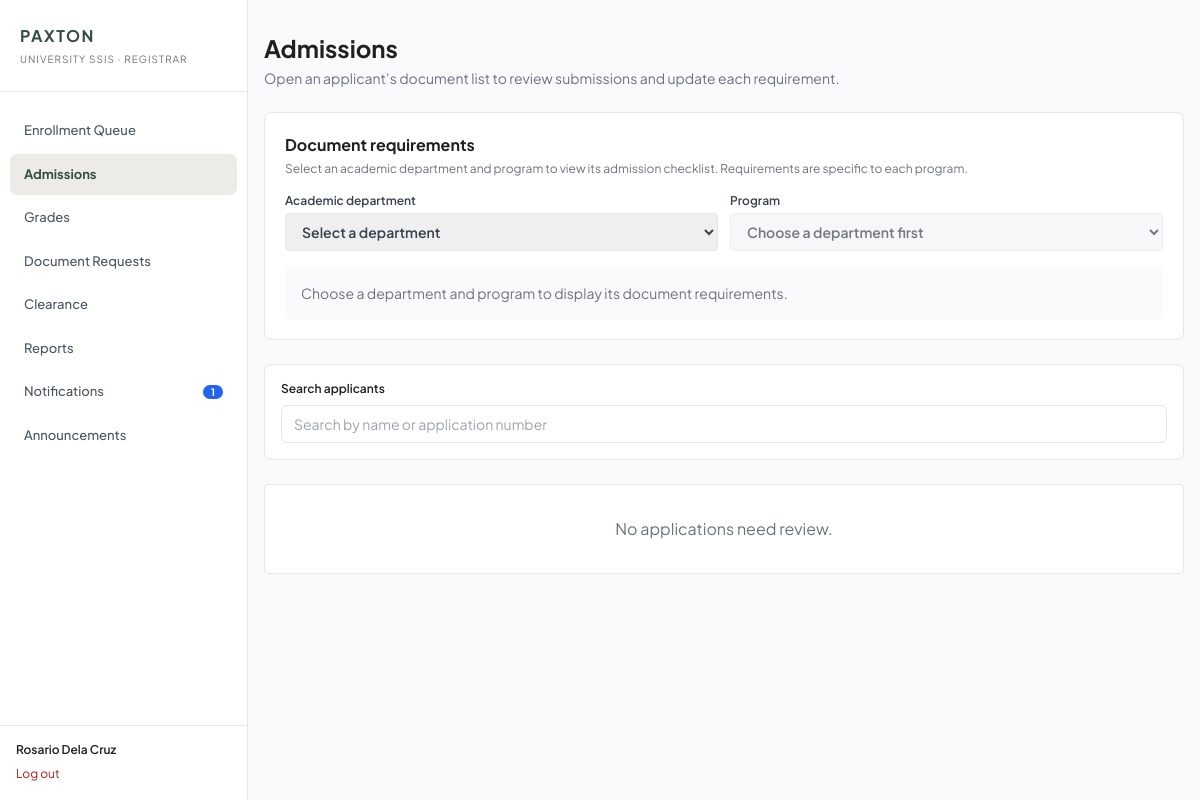
Screenshot of /php/registrar/admissions.php (signed in) with the database file from the repository.
### tables this page shows
CREATE TABLE admission_document_requirements (
  id INT UNSIGNED NOT NULL AUTO_INCREMENT,
  program_id INT UNSIGNED NOT NULL,
  document_name VARCHAR(120) NOT NULL,
  is_active TINYINT(1) NOT NULL DEFAULT 1,
  created_by INT UNSIGNED NOT NULL,
  created_at TIMESTAMP NOT NULL DEFAULT CURRENT_TIMESTAMP,
  PRIMARY KEY (id), UNIQUE KEY uq_admission_requirement (program_id, document_name),
  CONSTRAINT fk_admission_requirement_program FOREIGN KEY (program_id) REFERENCES programs (id) ON DELETE RESTRICT ON UPDATE RESTRICT,
  CONSTRAINT fk_admission_requirement_creator FOREIGN KEY (created_by) REFERENCES users (id) ON DELETE RESTRICT ON UPDATE RESTRICT
);

### php/includes/auth.php (called while the page is built, shortened)
<?php
require_once __DIR__ . '/../../models/Database.php';
function ssis_app_base_path(): string
{
    $scriptName = str_replace('\\', '/', $_SERVER['SCRIPT_NAME'] ?? '/');
    foreach (['/php/', '/controller/'] as $applicationDirectory) {
        $directoryPosition = strpos($scriptName, $applicationDirectory);
        if ($directoryPosition !== false) {
            return rtrim(substr($scriptName, 0, $directoryPosition), '/');
        }
    }
    $basePath = rtrim(str_replace('\\', '/', dirname($scriptName)), '/');
    return $basePath === '' || $basePath === '.' ? '' : $basePath;
}

### models/Database.php (called while the page is built, shortened)
<?php
final class Database
{
    private static ?PDO $connection = null;
    public static function getConnection(): PDO
    {
        if (self::$connection instanceof PDO) {
            return self::$connection;
        }
        $host = self::environmentValue('SSIS_DB_HOST', '127.0.0.1');
        $port = self::environmentValue('SSIS_DB_PORT', '3306');
        $name = self::environmentValue('SSIS_DB_NAME', 'ssis_db');
        $user = self::environmentValue('SSIS_DB_USER', 'root');
        $password = self::environmentValue('SSIS_DB_PASSWORD', '');
        $dsn = sprintf(
            'mysql:host=%s;port=%s;dbname=%s;charset=utf8mb4',
            $host,
            $port,
            $name
        );
        self::$connection = new PDO($dsn, $user, $password, [
            PDO::ATTR_ERRMODE => PDO::ERRMODE_EXCEPTION,
            PDO::ATTR_DEFAULT_FETCH_MODE => PDO::FETCH_ASSOC,
            PDO::ATTR_EMULATE_PREPARES => false,
        ]);
        return self::$connection;
    }
    private static function environmentValue(string $key, string $default): string
    {
        $value = getenv($key);
        return $value === false ? $default : $value;
    }
}

### models/Admission.php (called while the page is built, shortened)
<?php
final class Admission
{
    public function academicDepartmentsWithPrograms(): array
    {
        return $this->db->query(
            "SELECT DISTINCT department.id, department.code, department.name
             FROM departments department
             INNER JOIN programs program ON program.department_id = department.id
             WHERE department.is_active = 1 AND department.dept_type = 'Academic' AND program.is_active = 1
             ORDER BY department.name"
        )->fetchAll();
    }
    public function queue(): array
    {
        return $this->db->query(
            "SELECT a.*, p.name AS program_name
             FROM admission_applications a
             JOIN programs p ON p.id = a.program_id
             WHERE a.status NOT IN ('Enrolled', 'Completed', 'Approved')
             ORDER BY a.submitted_at ASC, a.id ASC"
        )->fetchAll();
    }
    public function newApplicantCount(): int
    {
        return (int) $this->db->query(
            "SELECT COUNT(*)
             FROM admission_applications a
             WHERE a.status IN ('Pending', 'Under Review', 'Documents Required')
               AND a.reviewed_at IS NULL
               AND NOT EXISTS (SELECT 1 FROM admission_documents d WHERE d.application_id = a.id AND d.reviewed_at IS NOT NULL)"
        )->fetchColumn();
    }
    public function requirements(): array
    {
        return $this->db->query('SELECT r.*, p.name AS program_name FROM admission_document_requirements r JOIN programs p ON p.id = r.program_id WHERE r.is_active = 1 ORDER BY p.name, r.document_name')->fetchAll();
    }
}

### models/Notifications.php (called while the page is built, shortened)
<?php
final class Notifications
{
    public function getUnreadCount(int $userId): int
    {
        $statement = $this->db->prepare('SELECT COUNT(*) FROM notifications WHERE user_id = :user_id AND is_read = 0');
        $statement->execute(['user_id' => $userId]);
        return (int) $statement->fetchColumn();
    }
}

### php/registrar/admissions.php (the view, shortened to what this page needs)
<?php
require_once __DIR__ . '/../includes/auth.php';
require_once __DIR__ . '/../../models/Admission.php';
$model = new Admission(Database::getConnection());
$applications = $model->queue();
$requirements = $model->requirements();
$departments = $model->academicDepartmentsWithPrograms();
?>
<!DOCTYPE html>
<html lang="en">
<head>
    <script src="https://cdn.tailwindcss.com"></script>
</head>
<body class="min-h-screen bg-gray-50 font-sans text-brand-dark">
    <?php include __DIR__ . '/../component/sidebar.php'; ?>
    <main class="mx-auto max-w-6xl space-y-6 px-4 py-8">
        <section>
            <h1 class="text-2xl font-bold">Admissions</h1>
            <p class="mt-1 text-sm text-gray-500">Open an applicant’s document list to review submissions and update each requirement.</p>
        </section>
        <section class="rounded-lg border bg-white p-5">
            <div class="flex flex-wrap items-start justify-between gap-2">
                <div>
                    <h2 class="font-bold">Document requirements</h2>
                    <p class="mt-1 text-xs text-gray-500">Select an academic department and program to view its admission checklist. Requirements are specific to each program.</p>
                </div>
            </div>
            <div class="mt-4 grid gap-3 sm:grid-cols-2">
                <label class="text-xs font-semibold text-gray-700">Academic department
                    <select id="requirement_department" class="mt-1 w-full rounded border px-3 py-2 text-sm">
                        <option value="">Select a department</option>
                    </select>
                </label>
                <label class="text-xs font-semibold text-gray-700">Program
                    <select id="requirement_program" disabled class="mt-1 w-full rounded border px-3 py-2 text-sm disabled:cursor-not-allowed disabled:bg-gray-100">
                        <option value="">Choose a department first</option>
                    </select>
                </label>
            </div>
            <p id="requirement_program_prompt" class="mt-4 rounded bg-gray-50 p-4 text-sm text-gray-500"><?= $departments ? 'Choose a department and program to display its document requirements.' : 'No active academic departments with programs are configured.' ?></p>
        </section>
        <section class="rounded-lg border bg-white p-4">
            <label for="application_search" class="mb-2 block text-xs font-semibold">Search applicants</label>
            <input id="application_search" type="search" placeholder="Search by name or application number" class="w-full rounded-md border px-3 py-2 text-sm">
        </section>
        <p id="application_queue_empty" class="<?= $applications ? 'hidden ' : '' ?>rounded border bg-white p-8 text-center text-gray-500">No applications need review.</p>
    </main>
</body>
</html>

### php/component/sidebar.php (shortened to what this page needs)
<?php
require_once __DIR__ . '/../includes/auth.php';
$role = strtolower((string) ($_SESSION['user']['role'] ?? ''));
$menus = [
    'admin' => ['User Management' => 'admin/userManagement.php', 'System Settings' => 'admin/systemSettings.php', 'System Monitoring' => 'admin/monitoring.php', 'Reports' => 'admin/report.php', 'Notifications' => 'admin/notifications.php', 'Admissions' => 'registrar/admissions.php'],
    'registrar' => ['Enrollment Queue' => 'registrar/enrollment.php', 'Admissions' => 'registrar/admissions.php', 'Grades' => 'registrar/grades.php', 'Document Requests' => 'registrar/documentRequest.php', 'Clearance' => 'registrar/clearance.php', 'Reports' => 'registrar/report.php', 'Notifications' => 'registrar/notifications.php', 'Announcements' => 'registrar/announcements.php'],
    'student' => ['Dashboard' => 'student/dashboard.php', 'Enrollment' => 'student/enrollment.php', 'Grades' => 'student/grades.php', 'Profile' => 'student/profile.php', 'Requests' => 'student/requests.php', 'Clearance' => 'student/clearance.php', 'Notifications' => 'student/notifications.php'],
    'department' => ['Clearance' => 'department/clearance.php', 'Grade Entry' => 'department/grades.php', 'Reports' => 'department/report.php', 'Notifications' => 'department/notifications.php'],
    'cashier' => ['Dashboard' => 'cashier/dashboard.php', 'Payments' => 'cashier/payments.php', 'Clearance' => 'cashier/clearance.php', 'Notifications' => 'cashier/notifications.php'],
    'applicant' => ['Dashboard' => 'applicant/dashboard.php', 'Notifications' => "applicant/notifications.php"]
];
$items = $menus[$role] ?? [];
$newApplicantCount = 0;
$unreadNotificationCount = 0;
if (!empty($_SESSION['user']['id'])) {
    try {
        require_once __DIR__ . '/../../models/Notifications.php';
        $unreadNotificationCount = (new Notifications(Database::getConnection()))->getUnreadCount((int) $_SESSION['user']['id']);
    } catch (Throwable $exception) {
        error_log('SSIS sidebar notification count failed: ' . $exception->getMessage());
    }
}
if (in_array($role, ['admin', 'registrar'], true)) {
    try {
        require_once __DIR__ . '/../../models/Admission.php';
        $newApplicantCount = (new Admission(Database::getConnection()))->newApplicantCount();
    } catch (Throwable $exception) {
        error_log('SSIS sidebar admission count failed: ' . $exception->getMessage());
    }
}
$current = basename($_SERVER['SCRIPT_NAME'] ?? '');
$base = ssis_app_base_path();
$name = $_SESSION['user']['full_name'] ?? $_SESSION['user']['username'] ?? 'User';
?>
<aside class="ssis-sidebar" id="ssisSidebar" aria-label="Main navigation">
    <div class="px-5 py-6 border-b">
        <div class="font-bold tracking-widest text-brand-primary">PAXTON</div>
        <div class="text-[10px] uppercase tracking-widest text-gray-500 mt-1">University SSIS · <?= htmlspecialchars(ucfirst($role), ENT_QUOTES, 'UTF-8') ?></div>
    </div>
    <nav class="py-4 flex-1 overflow-y-auto">
        <?php foreach ($items as $label => $url): ?>
            <a class="ssis-sidebar-link <?= $current === basename($url) ? 'is-active' : '' ?>" href="<?= htmlspecialchars($base . '/php/' . $url, ENT_QUOTES, 'UTF-8') ?>" <?= $label === 'Notifications' ? ' data-notifications-link' : '' ?> <?= $label === 'Admissions' && $newApplicantCount > 0 ? ' aria-label="Admissions, ' . $newApplicantCount . ' new applicants"' : ($label === 'Notifications' && $unreadNotificationCount > 0 ? ' aria-label="Notifications, ' . $unreadNotificationCount . ' unread"' : '') ?>>
                <span><?= htmlspecialchars($label, ENT_QUOTES, 'UTF-8') ?></span>
                <?php if ($label === 'Notifications' && $unreadNotificationCount > 0): ?><span data-notification-count class="ml-auto inline-flex min-w-5 items-center justify-center rounded-full bg-blue-600 px-1.5 py-0.5 text-[10px] font-bold leading-none text-white"><?= $unreadNotificationCount > 99 ? '99+' : $unreadNotificationCount ?></span><?php endif; ?>
            </a>
        <?php endforeach; ?>
    </nav>
    <div class="border-t p-4">
        <div class="text-xs font-semibold truncate"><?= htmlspecialchars($name, ENT_QUOTES, 'UTF-8') ?></div><a class="text-xs text-red-700 inline-block mt-2" href="<?= htmlspecialchars($base . '/php/logout.php', ENT_QUOTES, 'UTF-8') ?>">Log out</a>
    </div>
</aside>

### php/component/sidebar.php (style rules this page uses)
.ssis-sidebar { position: fixed; inset: 0 auto 0 0; width: 248px; background: #fff; border-right: 1px solid #e5e7eb; z-index: 45; display: flex; flex-direction: column; transform: translateX(-100%); transition: transform .2s ease }
.ssis-sidebar-link { display: flex; align-items: center; padding: 11px 14px; margin: 2px 10px; border-radius: 7px; color: #4b5563; font-size: 13px; font-weight: 500; text-decoration: none }
.ssis-sidebar-link:hover, .ssis-sidebar-link.is-active { background: #dad7cd80; color: #344e41; font-weight: 700 }
@media (min-width:1024px) { body { padding-left: 248px } }
@media (min-width:1024px) { .ssis-sidebar { transform: translateX(0) } }
@media (min-width:1024px) { body>main { max-width: none !important } }

### rows the page displays
admission_document_requirements: label "Notifications", unreadNotificationCount "1"

### other values shown
$role "REGISTRAR"
$label "Enrollment Queue"
$label "Admissions"
$label "Grades"
$label "Document Requests"
$label "Clearance"
$label "Reports"
$label "Announcements"
$name "Rosario Dela Cruz"
